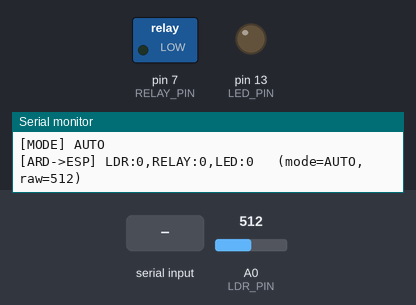
A sketch run on a simulated Arduino Uno, built with avr-gcc and run on an emulated ATmega328P. On the bench: switched loads named in the sketch (green lamp = pin HIGH), output pins drawn as LEDs (lit = HIGH), the last lines printed to the serial monitor. Inputs (shaded band) come from the test bench; at power-on: A0 (LDR_PIN) = 512.

Above: at 1.3 s.
1.4 s: A0 (LDR_PIN) set to 542
2.9 s: A0 (LDR_PIN) set to 562
At 4.0 s:
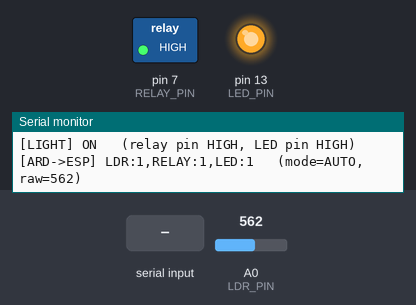
7.6 s: "OFF\n" received over the second serial link
At 8.8 s:
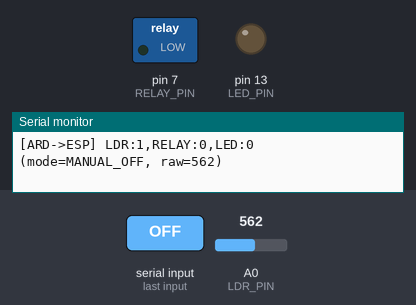
Timing chart, 0 to 10.1 s (numbered marks = the images above; inputs shaded):
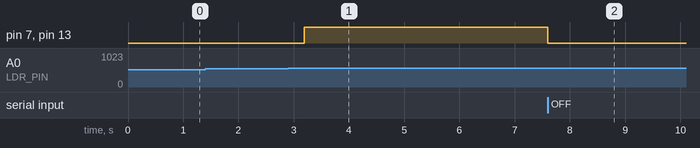

The sketch:

arduino_ldr.ino
```cpp
// ════════════════════════════════════════════════════════════════════════
//  IoT Smart Automatic Light Control — ARDUINO SIDE
//  File: arduino_ldr/arduino_ldr.ino
//
//  ROLE
//    The Arduino owns the REAL automation. It reads the LDR, decides
//    dark/bright, and drives the relay + LED. It is fully event-actuated:
//    the relay is only written when the decision actually FLIPS, never on
//    a timer, and every change is pushed to the ESP8266 immediately.
//
//  WIRING
//    LDR        → A0        (analog)
//    Relay IN   → D7        (ACTIVE HIGH : HIGH = ON, LOW  = OFF)
//    LED        → D13       (ACTIVE HIGH : HIGH = ON, LOW  = OFF)
//    ESP TX     → D10       (Arduino SoftSerial RX)   [3.3 V direct, OK]
//    ESP RX     ← D11       (Arduino SoftSerial TX)   [via 10K/20K divider]
//    GND ─────────────────────── ESP GND              [COMMON GND REQUIRED]
//
//  THRESHOLD LOGIC          (THRESHOLD = 550, HYSTERESIS = 4)
//    analogRead(A0) >= 550       →  DARK    →  Relay ON,  LED ON
//    analogRead(A0) 546 … 549    →  hold the current decision (see below)
//    analogRead(A0) <= 545       →  BRIGHT  →  Relay OFF, LED OFF
//
//    The reading RISES as the room gets darker, which is what you get when
//    the LDR sits in the upper leg of the divider (5V — LDR — A0 — R — GND).
//    If you ever rewire the divider the other way round, flip the two
//    comparisons in sampleLdr(), setup() and enterAuto().
//
//  SERIAL COMMANDS FROM ESP8266 (9600 baud, newline terminated)
//    STATUS  →  reply  LDR:x,RELAY:x,LED:x
//    ON      →  MANUAL ON  : relay ON,  LED ON   (LDR ignored)
//    OFF     →  MANUAL OFF : relay OFF, LED OFF  (LDR ignored)
//    AUTO    →  resume LDR control, re-evaluate the LDR immediately
//
//  STATUS FORMAT (also pushed unsolicited on every change)
//    LDR:x,RELAY:x,LED:x       LDR   1 = DARK,  0 = BRIGHT
//                              RELAY 1 = ON,    0 = OFF
//                              LED   1 = ON,    0 = OFF
//
//  ─── MODE IS HELD IN RAM ONLY ──────────────────────────────────────────
//  The ThingSpeak channel has exactly THREE fields (F1=LDR, F2=Relay,
//  F3=LED) and there is NO field for AUTO/MANUAL. The control mode is
//  therefore kept in RAM here, in the ESP, and in the website. Nothing in
//  this sketch reads or writes a fourth field.
// ════════════════════════════════════════════════════════════════════════

#include <SoftwareSerial.h>

// ── Pin definitions ────────────────────────────────────────────────────
#define LDR_PIN   A0
#define RELAY_PIN 7
#define LED_PIN   13

// Relay module polarity. This board is ACTIVE HIGH: the IN pin rests LOW
// (relay off) and is driven HIGH to energise the coil and close NO. Set this
// to true for the cheap ACTIVE LOW modules instead — applyOutputs() and
// sendStatus() both derive from it, so that single edit keeps the drive and
// the report in agreement.
//
// Boot behaviour: pinMode(OUTPUT) leaves the pin LOW, and setup() then writes
// LOW explicitly, so an ACTIVE HIGH relay stays OFF through reset and upload.
const bool RELAY_ACTIVE_LOW = false;

// ── SoftwareSerial to the ESP8266 ──────────────────────────────────────
//   D10 = RX  ← ESP D6 (GPIO12)   direct
//   D11 = TX  → ESP D5 (GPIO14)   through a 10 kΩ / 20 kΩ divider (3.3 V)
SoftwareSerial espSerial(10, 11);   // RX, TX

// ── Light threshold ────────────────────────────────────────────────────
const int THRESHOLD  = 550;   // >= THRESHOLD  →  DARK  →  light ON

// Hysteresis stops the relay chattering when the reading sits right on the
// threshold (a bare LDR jitters by a few counts). It gives the OFF edge its
// own trip point at THRESHOLD - HYSTERESIS, so the two edges are:
//
//        >= 550        →  DARK    →  light ON
//     546 .. 549       →  hold whatever it already was
//        <= 545        →  BRIGHT  →  light OFF
//
// So the light stays OFF all the way up to 545 and only comes on at 550.
// Set HYSTERESIS to 0 for a literal single-point threshold at 550.
const int HYSTERESIS = 4;

// A reading has to hold its new value for this many consecutive samples
// before the light is switched. 3 x 100 ms = 300 ms of debounce.
const uint8_t DEBOUNCE_SAMPLES = 3;

// How often the LDR is sampled. Sampling is cheap; SWITCHING is what we
// keep event-driven.
const unsigned long SAMPLE_MS = 100;

// ── Control mode (RAM only — see header note) ──────────────────────────
enum Mode { MODE_AUTO, MODE_MANUAL_ON, MODE_MANUAL_OFF };
Mode currentMode = MODE_AUTO;

// ── State ──────────────────────────────────────────────────────────────
bool     isDark        = false;   // debounced LDR decision, 1 = dark
bool     lightOn       = false;   // relay + LED state, 1 = on
int      lastRaw       = 0;       // last analogRead value (debug only)

bool     pendingDark   = false;   // candidate decision being debounced
uint8_t  pendingCount  = 0;

unsigned long lastSampleAt = 0;

// Incoming command line buffer (non-blocking reader)
char    cmdBuf[16];
uint8_t cmdLen = 0;

// ════════════════════════════════════════════════════════════════════════
void setup() {
  Serial.begin(9600);        // USB debug monitor
  espSerial.begin(9600);     // link to the ESP8266

  pinMode(RELAY_PIN, OUTPUT);
  pinMode(LED_PIN,   OUTPUT);

  // Safe start: relay OFF, LED OFF — BEFORE anything else.
  applyOutputs(false);
  lightOn = false;

  Serial.println(F("[ARDUINO] ================================"));
  Serial.println(F("[ARDUINO]  Smart Automatic Light Control"));
  Serial.println(F("[ARDUINO] ================================"));
  Serial.print  (F("[ARDUINO] Threshold : "));
  Serial.println(THRESHOLD);
  Serial.print  (F("[ARDUINO] Hysteresis: "));
  Serial.println(HYSTERESIS);

  // Seed the debounced decision from the very first reading so we do not
  // have to wait 300 ms before the light is correct, then enter AUTO.
  lastRaw     = analogRead(LDR_PIN);
  isDark      = (lastRaw >= THRESHOLD);
  pendingDark = isDark;

  enterAuto();               // establishes AUTO and applies the LDR result
  sendStatus();              // announce the boot state to the ESP
}

// ════════════════════════════════════════════════════════════════════════
//  MAIN LOOP — no delay(), nothing blocks
// ════════════════════════════════════════════════════════════════════════
void loop() {
  readEspCommands();         // event: a command arrived from the ESP
  sampleLdr();               // event: the dark/bright decision flipped
}

// ════════════════════════════════════════════════════════════════════════
//  COMMAND READER — non-blocking, one character per pass
// ════════════════════════════════════════════════════════════════════════
void readEspCommands() {
  while (espSerial.available()) {
    char c = espSerial.read();

    if (c == '\n' || c == '\r') {
      if (cmdLen > 0) {
        cmdBuf[cmdLen] = '\0';
        handleCommand(cmdBuf);
        cmdLen = 0;
      }
      continue;
    }

    // Ignore anything that would overflow the buffer.
    if (cmdLen < sizeof(cmdBuf) - 1) {
      cmdBuf[cmdLen++] = c;
    }
  }
}

void handleCommand(const char* cmd) {
  Serial.print(F("[ESP->ARD] "));
  Serial.println(cmd);

  if (strcmp(cmd, "STATUS") == 0) {
    sendStatus();                     // just report, change nothing

  } else if (strcmp(cmd, "ON") == 0) {
    currentMode = MODE_MANUAL_ON;     // MANUAL ON — the LDR is ignored
    Serial.println(F("[MODE] MANUAL ON"));
    setLight(true);
    sendStatus();                     // always confirm

  } else if (strcmp(cmd, "OFF") == 0) {
    currentMode = MODE_MANUAL_OFF;    // MANUAL OFF — the LDR is ignored
    Serial.println(F("[MODE] MANUAL OFF"));
    setLight(false);
    sendStatus();

  } else if (strcmp(cmd, "AUTO") == 0) {
    enterAuto();
    sendStatus();

  } else {
    Serial.println(F("[WARN] Unknown command ignored"));
  }
}

// ─── Return to automatic LDR control and act on it immediately ─────────
void enterAuto() {
  currentMode = MODE_AUTO;
  Serial.println(F("[MODE] AUTO"));

  // Re-read the LDR right now so AUTO takes effect without waiting for
  // the next debounce window.
  lastRaw      = analogRead(LDR_PIN);
  isDark       = (lastRaw >= THRESHOLD);
  pendingDark  = isDark;
  pendingCount = 0;

  setLight(isDark);            // dark -> ON, bright -> OFF
}

// ════════════════════════════════════════════════════════════════════════
//  LDR SAMPLING — decides dark/bright, only acts on a real flip
// ════════════════════════════════════════════════════════════════════════
void sampleLdr() {
  if (millis() - lastSampleAt < SAMPLE_MS) return;
  lastSampleAt = millis();

  lastRaw = analogRead(LDR_PIN);

  // Hysteresis band: entering DARK needs >= THRESHOLD, leaving DARK needs
  // < THRESHOLD - HYSTERESIS.
  bool candidate = isDark;
  if (isDark) {
    if (lastRaw <  THRESHOLD - HYSTERESIS) candidate = false;
  } else {
    if (lastRaw >= THRESHOLD)              candidate = true;
  }

  // Debounce: the candidate must repeat before we believe it.
  if (candidate != isDark) {
    if (candidate == pendingDark) {
      pendingCount++;
    } else {
      pendingDark  = candidate;
      pendingCount = 1;
    }

    if (pendingCount < DEBOUNCE_SAMPLES) return;

    // ── EVENT: the LDR decision flipped ─────────────────────────────
    isDark       = candidate;
    pendingCount = 0;

    Serial.print(F("[LDR] raw="));
    Serial.print(lastRaw);
    Serial.println(isDark ? F("  -> DARK") : F("  -> BRIGHT"));

    if (currentMode == MODE_AUTO) {
      setLight(isDark);          // dark -> ON, bright -> OFF
    } else {
      // MANUAL override is active: the LDR must NOT move the light.
      Serial.println(F("[LDR] change ignored — MANUAL override active"));
      sendStatus();              // F1 changed, so the ESP still needs it
    }

  } else {
    pendingDark  = candidate;
    pendingCount = 0;
  }
}

// ════════════════════════════════════════════════════════════════════════
//  OUTPUT CONTROL
// ════════════════════════════════════════════════════════════════════════

/**
 * Switches the relay + LED. Returns without touching the pins (and without
 * emitting an event) when the requested state is already active — this is
 * what makes the sketch event-actuated rather than a polling writer.
 */
void setLight(bool on) {
  if (on == lightOn) return;      // no change -> no event

  lightOn = on;
  applyOutputs(on);

  Serial.print(F("[LIGHT] "));
  Serial.print(on ? F("ON ") : F("OFF"));
  Serial.print(F("  (relay pin "));
  Serial.print(relayLevel(on) == HIGH ? F("HIGH") : F("LOW"));
  Serial.print(F(", LED pin "));
  Serial.print(on ? F("HIGH") : F("LOW"));
  Serial.println(')');

  sendStatus();                   // push the change to the ESP at once
}

/** The level RELAY_PIN must be driven to for the requested relay state. */
uint8_t relayLevel(bool on) {
  if (RELAY_ACTIVE_LOW) return on ? LOW : HIGH;
  return on ? HIGH : LOW;
}

/**
 * Raw pin writes. The relay and the LED are driven from the SAME `on` flag
 * and only from here, so the bulb and the D13 indicator can never disagree.
 * Relay polarity follows RELAY_ACTIVE_LOW; D13 is ACTIVE HIGH.
 */
void applyOutputs(bool on) {
  digitalWrite(RELAY_PIN, relayLevel(on));
  digitalWrite(LED_PIN,   on ? HIGH : LOW);    // active HIGH LED
}

// ════════════════════════════════════════════════════════════════════════
//  STATUS REPORT  →  LDR:x,RELAY:x,LED:x
//  Sent as the reply to STATUS and pushed unsolicited on every change.
// ════════════════════════════════════════════════════════════════════════
void sendStatus() {
  int ldrVal   = isDark  ? 1 : 0;                          // 1 = DARK
  int relayVal = (digitalRead(RELAY_PIN) == relayLevel(true)) ? 1 : 0; // 1 = ON
  int ledVal   = (digitalRead(LED_PIN)   == HIGH) ? 1 : 0;  // 1 = ON

  String resp = "LDR:"    + String(ldrVal)
              + ",RELAY:" + String(relayVal)
              + ",LED:"   + String(ledVal);

  espSerial.println(resp);

  Serial.print(F("[ARD->ESP] "));
  Serial.print(resp);
  Serial.print(F("   (mode="));
  Serial.print(currentMode == MODE_AUTO       ? F("AUTO")
             : currentMode == MODE_MANUAL_ON  ? F("MANUAL_ON")
                                              : F("MANUAL_OFF"));
  Serial.print(F(", raw="));
  Serial.print(lastRaw);
  Serial.println(')');
}
```

Measured:
- the behaviour switches between 549 and 550 on A0 (LDR_PIN) (found by bisection; images 0 and 1)
- after the input at 1.4 s, every drawn part: stays the same
- after the input at 2.9 s, pin 7 (RELAY_PIN), pin 13 (LED_PIN): LOW → HIGH after 0.29 s
- after the input at 7.6 s, pin 7 (RELAY_PIN), pin 13 (LED_PIN): HIGH → LOW at once
